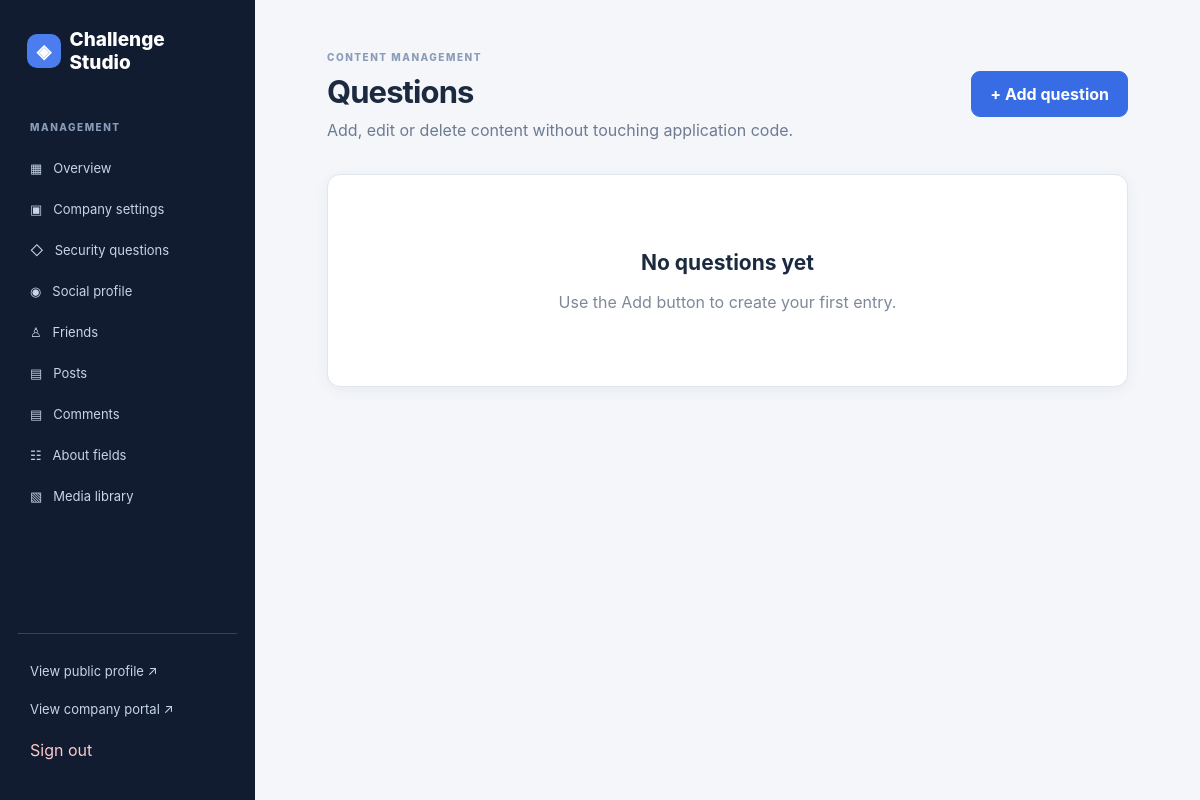
The page /admin/manage/questions (signed in) on the database as committed earlier.
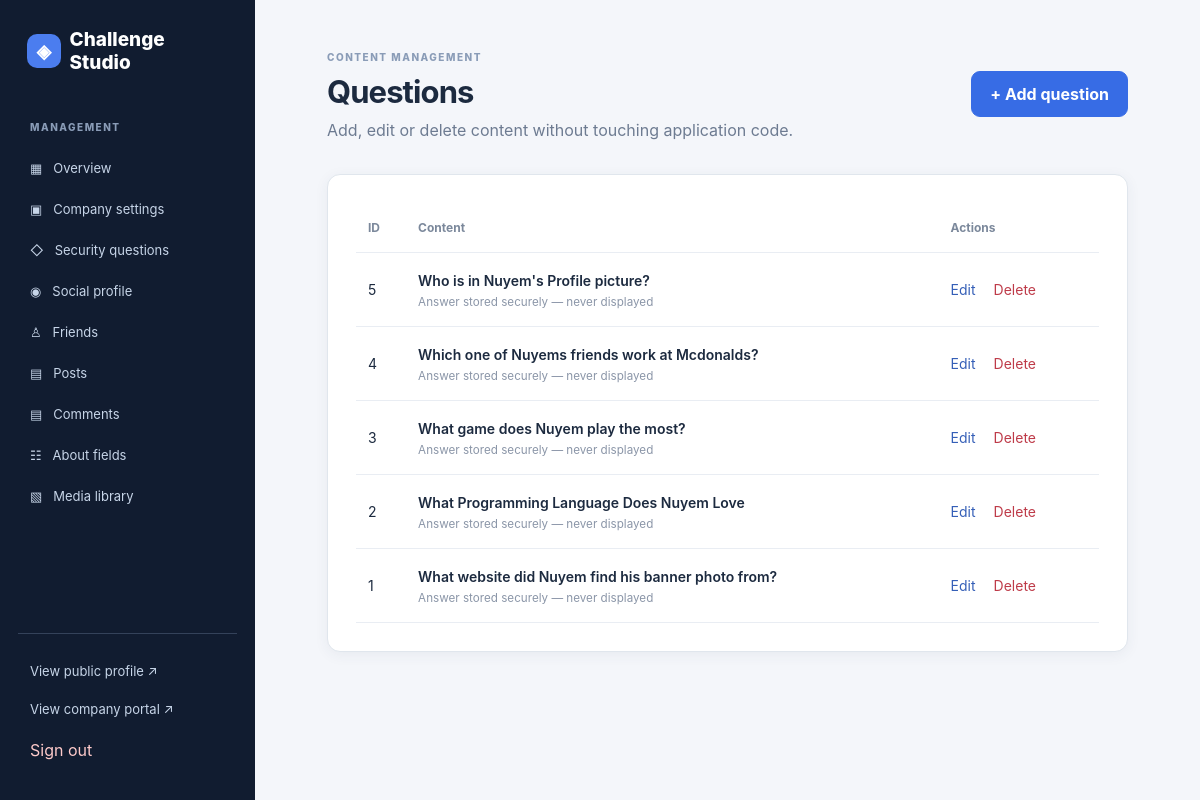
The same page on the database as committed later.
### models.py (models this page shows, shortened)
class SecurityQuestion(db.Model):
    id = db.Column(db.Integer, primary_key=True)
    prompt = db.Column(db.String(500), nullable=False)
    answer_hash = db.Column(db.String(255), nullable=False)
    position = db.Column(db.Integer, default=0)

### admin/routes.py (the view)
@bp.get('/manage/<kind>')
@login_required
def manage(kind):
    if kind not in MODELS:
        abort(404)
    items = MODELS[kind].query.order_by(MODELS[kind].id.desc()).all()
    return render_template('admin/manage.html', kind=kind, items=items, fields=FIELDS[kind])

### templates/admin/manage.html
{% extends 'admin/base.html' %}{% block title %}Manage {{kind}}{% endblock %}{% block content %}<div class="page-header"><div><span class="overline">CONTENT MANAGEMENT</span><h1>{{ kind|capitalize }}</h1><p>Add, edit or delete content without touching application code.</p></div><a class="button" href="{{ url_for('admin.edit',kind=kind) }}">+ Add {{ kind[:-1] if kind.endswith('s') else kind }}</a></div><section class="panel table-wrap">{% if items %}<table><thead><tr><th>ID</th><th>Content</th><th>Actions</th></tr></thead><tbody>{% for item in items %}<tr><td class="muted">{{ item.id }}</td><td><strong>{% if kind=='questions' %}{{item.prompt}}{% elif kind=='friends' %}{{item.name}}{% elif kind=='posts' %}{{item.text[:100]}}{% elif kind=='details' %}{{item.label}}{% elif kind=='comments' %}{{item.author}} (post #{{ item.post_id }}){% endif %}</strong>{% if kind=='questions' %}<small>Answer stored securely — never displayed</small>{% elif kind=='details' %}<small>{{item.value[:100]}}</small>{% elif kind=='comments' %}<small>{{item.text[:100]}}</small>{% endif %}</td><td class="actions"><a href="{{ url_for('admin.edit',kind=kind,item_id=item.id) }}">Edit</a><form method="post" action="{{ url_for('admin.delete',kind=kind,item_id=item.id) }}" onsubmit="return confirm('Delete this item?')"><input type="hidden" name="_csrf_token" value="{{ csrf_token }}"><button type="submit" class="danger-link">Delete</button></form></td></tr>{% endfor %}</tbody></table>{% else %}<div class="empty"><h2>No {{ kind }} yet</h2><p>Use the Add button to create your first entry.</p></div>{% endif %}</section>{% endblock %}

### templates/admin/base.html
<!doctype html><html lang="en"><head><meta charset="utf-8"><meta name="viewport" content="width=device-width, initial-scale=1"><title>{% block title %}Dashboard{% endblock %} · OSINT Admin</title><link rel="stylesheet" href="{{ url_for('static',filename='css/admin.css') }}"></head><body><aside class="sidebar"><a class="sidebar-brand" href="{{ url_for('admin.dashboard') }}"><span class="logo">◈</span> Challenge Studio</a><span class="side-heading">MANAGEMENT</span><nav><a href="{{ url_for('admin.dashboard') }}">▦ &nbsp; Overview</a><a href="{{ url_for('admin.company') }}">▣ &nbsp; Company settings</a><a href="{{ url_for('admin.manage',kind='questions') }}">◇ &nbsp; Security questions</a><a href="{{ url_for('admin.profile') }}">◉ &nbsp; Social profile</a><a href="{{ url_for('admin.manage',kind='friends') }}">♙ &nbsp; Friends</a><a href="{{ url_for('admin.manage',kind='posts') }}">▤ &nbsp; Posts</a><a href="{{ url_for('admin.manage',kind='comments') }}">▤ &nbsp; Comments</a><a href="{{ url_for('admin.manage',kind='details') }}">☷ &nbsp; About fields</a><a href="{{ url_for('admin.media_library') }}">▧ &nbsp; Media library</a></nav><div class="sidebar-foot"><a href="{{ url_for('social.profile') }}" target="_blank">View public profile ↗</a><a href="{{ url_for('company.login') }}" target="_blank">View company portal ↗</a><form method="post" action="{{ url_for('admin.logout') }}"><input type="hidden" name="_csrf_token" value="{{ csrf_token }}"><button class="logout">Sign out</button></form></div></aside><main class="main"><div class="mobile-header">Challenge Studio <a href="{{ url_for('admin.dashboard') }}">Dashboard</a></div>{% with messages=get_flashed_messages(with_categories=true) %}{% for category,message in messages %}<div class="flash {{ category }}">{{ message }}</div>{% endfor %}{% endwith %}{% block content %}{% endblock %}</main></body></html>

### static/css/admin.css (style rules this page uses)
:root { font-family:Inter,ui-sans-serif,system-ui,-apple-system,Segoe UI,sans-serif;background:#f4f6fa;color:#1c2a3f }
* { box-sizing:border-box }
body { margin:0 }
a { color:#355fb7;text-decoration:none }
.sidebar { position:fixed;top:0;left:0;bottom:0;width:255px;background:#111c30;color:#dce6f5;padding:28px 18px;display:flex;flex-direction:column;overflow:auto }
.sidebar-brand { display:flex;align-items:center;gap:9px;color:#fff;font-weight:800;font-size:19px;margin-bottom:47px;padding:0 9px }
.logo { background:#4b7def;color:white;width:34px;height:34px;display:inline-grid;place-items:center;border-radius:10px }
.side-heading,.overline { font-size:10px;font-weight:800;letter-spacing:1.5px;color:#8a9cb7 }
.side-heading { padding:0 12px;margin-bottom:16px }
.sidebar nav { display:grid;gap:3px }
.sidebar nav a,.sidebar-foot a { display:block;color:#c7d5e8;padding:11px 12px;border-radius:8px;font-size:13px }
.sidebar-foot { margin-top:auto;border-top:1px solid #34425a;padding-top:18px }
.logout { background:none;color:#fecaca;border:0;cursor:pointer;padding:12px;font:inherit }
.main { margin-left:255px;padding:45px 6%;max-width:1600px }
.page-header { display:flex;align-items:center;justify-content:space-between;gap:18px;margin-bottom:30px }
.page-header h1 { font-size:31px;letter-spacing:-.9px;margin:8px 0 }
.page-header p { color:#6d7b91;margin:0;line-height:1.6 }
.stat,.panel,.action-card,.hint { background:white;border:1px solid #e0e6ed;border-radius:13px;box-shadow:0 3px 14px #2a3d6310 }
.panel { padding:28px;max-width:940px }
.button { display:inline-block;background:#376ce5;color:#fff;border:1px solid #376ce5;border-radius:9px;padding:12px 18px;font:inherit;font-weight:700;cursor:pointer;text-align:center }
.table-wrap { overflow-x:auto;max-width:none }
table { border-collapse:collapse;width:100%;font-size:14px }
th,td { text-align:left;border-bottom:1px solid #e9edf3;padding:17px 12px }
th { font-size:12px;color:#7b889b }
td strong { font-weight:600;line-height:1.5 }
td small { display:block;color:#8b96a8;margin-top:4px }
.actions { white-space:nowrap }
.actions form { display:inline;margin-left:12px }
.danger-link { border:0;background:none;color:#be3b49;cursor:pointer;font:inherit }

Rows that differ between the two databases and show on the page:
added SecurityQuestion: id "5", prompt "Who is in Nuyem's Profile picture?"
added SecurityQuestion: id "4", prompt "Which one of Nuyems friends work at Mcdonalds?"
added SecurityQuestion: id "3", prompt "What game does Nuyem play the most?"
added SecurityQuestion: id "2", prompt "What Programming Language Does Nuyem Love"
added SecurityQuestion: id "1", prompt "What website did Nuyem find his banner photo from?"
Other text that changed with them:
{{ kind }}: "questions" → (not shown)
text no longer shown: "No yet Use the Add button to create your first entry."
text now shown: "ID Content Actions"
